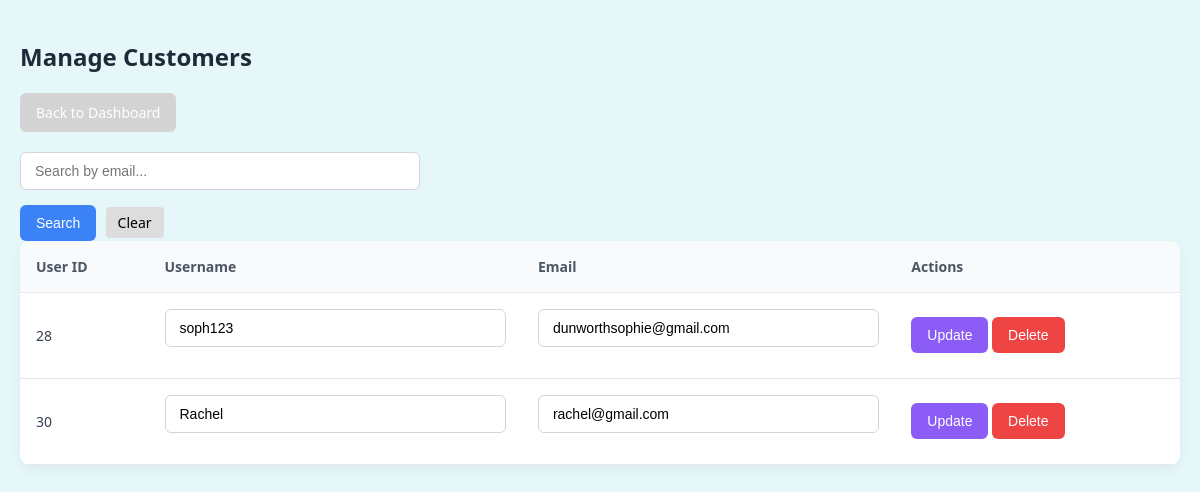
The app's page /Admin/Object/manage_customers.php with its own data.
### tables this page shows
CREATE TABLE IF NOT EXISTS `users` (
  `userID` int NOT NULL AUTO_INCREMENT,
  `username` varchar(255) NOT NULL,
  `email` varchar(255) NOT NULL,
  `password` varchar(255) NOT NULL,
  `created_at` datetime DEFAULT CURRENT_TIMESTAMP,
  `user_type` enum('customer','admin') NOT NULL DEFAULT 'customer',
  PRIMARY KEY (`userID`),
  UNIQUE KEY `email` (`email`)
);

### Admin/Object/classes/Customer.php (called while the page is built, shortened)
<?php
class Customer {
    private $conn;
    public function __construct($conn) {
        $this->conn = $conn;
    }
    public function getAllCustomers() {
        $sql = "SELECT userID, username, email FROM users WHERE user_type = 'customer'";
        $stmt = $this->conn->prepare($sql);
        $stmt->execute();
        return $stmt->fetchAll(PDO::FETCH_ASSOC);
    }
}
?>

### Admin/Object/manage_customers.php (the view, shortened to what this page needs)
<?php
require_once 'db1.php';
require_once 'classes/Customer.php';
$searchQuery = $_GET['search'] ?? '';
$customerObj = new Customer($conn);
$customers = !empty($searchQuery)
    ? $customerObj->searchCustomersByEmail($searchQuery)
    : $customerObj->getAllCustomers();
?>
<!DOCTYPE html>
<html lang="en">
<head>
    <link rel="stylesheet" href="css/Admin.css">
</head>
<body>
<h2>Manage Customers</h2>
<a href="dashboard.php" class="back-link">Back to Dashboard</a>
<form method="GET" action="" class="mb-4" style="max-width: 400px; margin-top: 20px;">
    <div class="input-group mb-3">
        <input type="text" name="search" class="form-control" placeholder="Search by email..." value="<?= htmlspecialchars($searchQuery); ?>">
        <button type="submit" class="Search">Search</button>
        <a href="manage_customers.php" class="Clear">Clear</a>
    </div>
</form>
<table>
    <thead>
        <tr>
            <th>User ID</th>
            <th>Username</th>
            <th>Email</th>
            <th>Actions</th>
        </tr>
    </thead>
    <tbody>
    <?php if (!empty($customers)): ?>
        <?php foreach ($customers as $cust): ?>
            <tr>
                <form method="POST" action="update_customer.php">
                    <td>
                        <?= htmlspecialchars($cust['userID']); ?>
                    </td>
                    <td>
                        <input type="text" name="username" value="<?= htmlspecialchars($cust['username']); ?>" required>
                    </td>
                    <td>
                        <input type="email" name="email" value="<?= htmlspecialchars($cust['email']); ?>" required>
                    </td>
                    <td>
                        <button type="submit" name="submit" class="Update">Update</button>
                </form>
                        <form method="POST" action="delete_customer.php" style="display:inline;" onsubmit="return confirm('Are you sure you want to delete this customer?');">
                            <button type="submit" name="submit" class="Delete">Delete</button>
                        </form>
            </tr>
        <?php endforeach; ?>
    <?php else: ?>
        <tr><td colspan="4">No customers found.</td></tr>
    <?php endif; ?>
    </tbody>
</table>
</body>
</html>

### Admin/Object/css/Admin.css (style rules this page uses)
body { font-family: 'Segoe UI', Tahoma, Geneva, Verdana, sans-serif; background-color: #e6f7fa; margin: 0; padding: 20px; color: #1f2937; }
input[type="text"], input[type="email"], input[type="password"], input[type="number"], textarea { width: 100%; padding: 10px 14px; border: 1px solid #d1d5db; border-radius: 6px; font-size: 14px; margin-bottom: 15px; box-sizing: border-box; }
table { width: 100%; table-layout: auto; border-collapse: separate; border-spacing: 0; background-color: white; border-radius: 10px; overflow: hidden; box-shadow: 0 4px 12px rgba(0, 0, 0, 0.05); }
th { background-color: #f9fafb; color: #4b5563; font-weight: 600; font-size: 14px; text-align: left; padding: 16px; border-bottom: 1px solid #e5e7eb; }
td { padding: 16px; font-size: 14px; color: #374151; border-bottom: 1px solid #e5e7eb; }
.back-link, .create, .Delete, .Clear, .Search, .Update, .Edit, .Answer { display: inline-block; padding: 10px 16px; border: none; border-radius: 6px; font-size: 14px; font-weight: 500; color: white; cursor: pointer; transition: background-color 0.2s ease; text-decoration: none; }
.back-link { background-color: lightgrey; }
.Delete { background-color: #ef4444; }
.Clear { background-color: pink; }
.Search { background-color: #3b82f6; }
.Update { background-color: #8b5cf6; }

### Admin/Object/manage_customers.php (style rules this page uses)
.Clear { display: inline-block; padding: 6px 12px; background-color: #ddd; color: #000; text-decoration: none; border-radius: 4px; margin-left: 5px; font-size: 14px; }

### records on screen
users: userID "28", username "soph123", email "dunworthsophie@gmail.com"
users: userID "30", username "Rachel", email "rachel@gmail.com"
